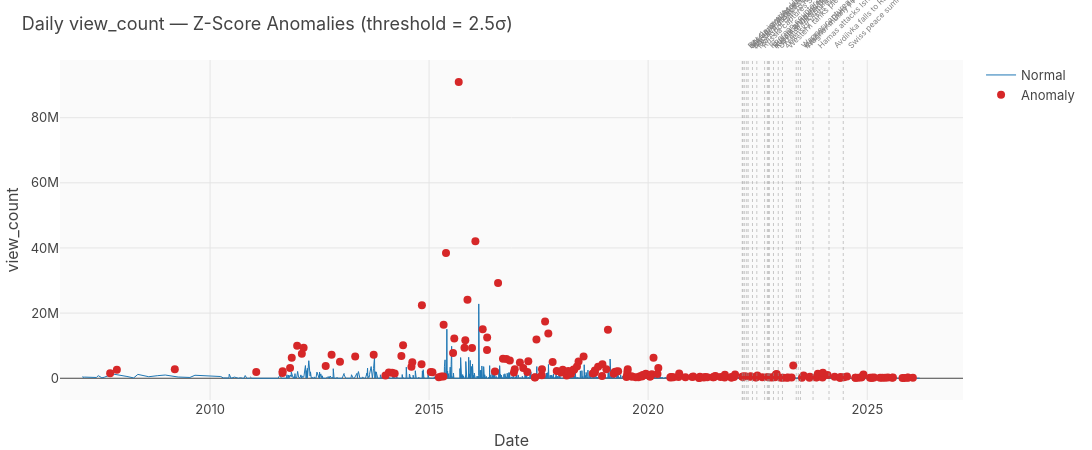
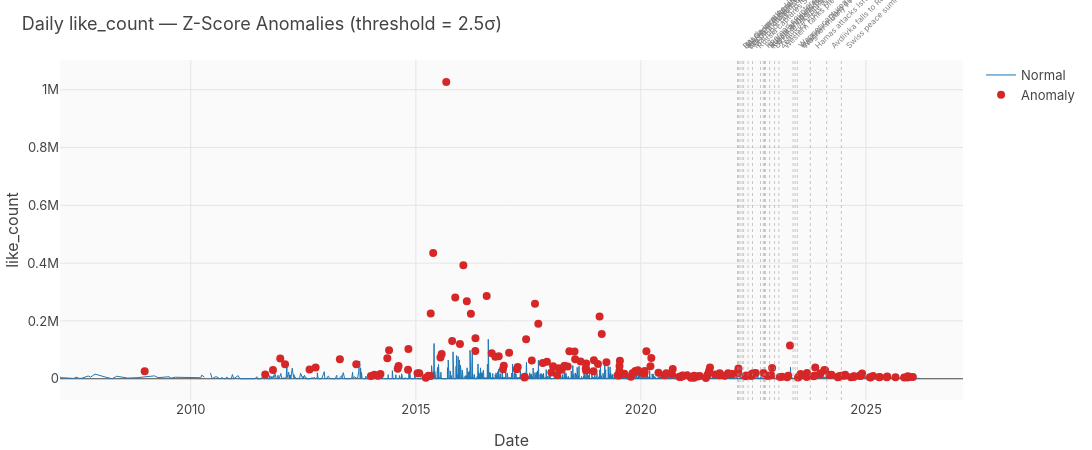
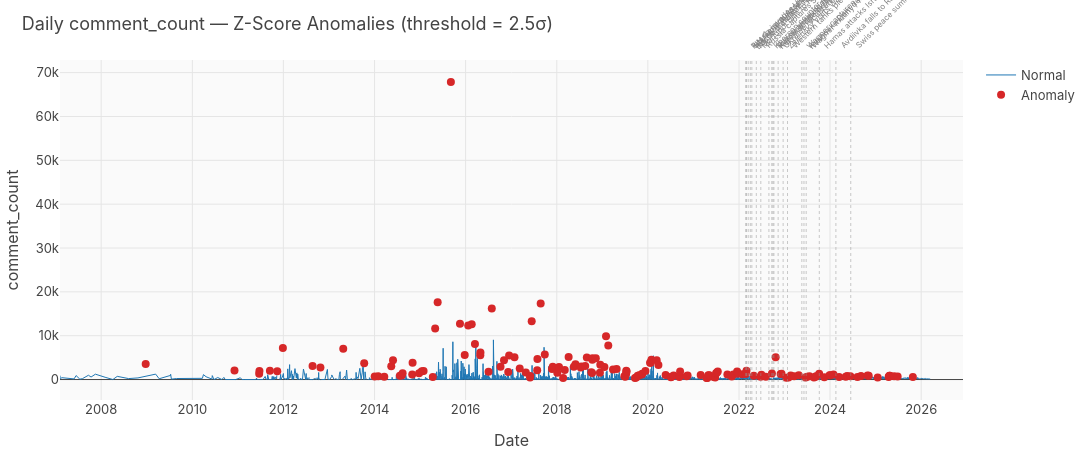

The cell these charts' notebook holds for them, in order:
### Code cell
# Visualize Z-score anomalies for each metric
for metric in ['view_count', 'like_count', 'comment_count']:
    fig = go.Figure()
    
    # Normal points
    normal = daily[~daily[f'{metric}_anomaly']]
    fig.add_trace(go.Scatter(x=normal['date'], y=normal[metric],
        mode='lines', name='Normal', line=dict(color=COLORS['primary'], width=1)))
    
    # Anomaly points
    anom = daily[daily[f'{metric}_anomaly']]
    fig.add_trace(go.Scatter(x=anom['date'], y=anom[metric],
        mode='markers', name='Anomaly',
        marker=dict(color=COLORS['anomaly'], size=8, symbol='circle')))
    
    fig = add_event_annotations(fig)
    fig.update_layout(title=f'Daily {metric} — Z-Score Anomalies (threshold = 2.5σ)',
        height=450, width=1100, xaxis_title='Date', yaxis_title=metric)
    fig.show()

### Figure 1 — Plotly figure (JSON) as saved in the notebook; plotly's stock layout.template omitted (floating-point values rounded to 4 significant figures; data arrays with more than 128 entries replaced by an {"elided": "..."} marker saying what was removed)
{"data": [{"line": {"color": "#1f77b4", "width": 1}, "mode": "lines", "name": "Normal", "type": "scatter", "x": {"elided": "4253 str values"}, "y": {"elided": "4253 float values"}}, {"marker": {"color": "#d62728", "size": 8, "symbol": "circle"}, "mode": "markers", "name": "Anomaly", "type": "scatter", "x": {"elided": "194 str values"}, "y": {"elided": "194 float values"}}], "layout": {"annotations": [{"font": {"color": "gray", "size": 8}, "showarrow": false, "text": "Russia invades Ukraine", "textangle": -45, "x": "2022-02-24T00:00:00+00:00", "xanchor": "left", "y": 1.02, "yanchor": "bottom", "yref": "paper"}, {"font": {"color": "gray", "size": 8}, "showarrow": false, "text": "UN General Assembly condemns invasion", "textangle": -45, "x": "2022-03-02T00:00:00+00:00", "xanchor": "left", "y": 1.02, "yanchor": "bottom", "yref": "paper"}, {"font": {"color": "gray", "size": 8}, "showarrow": false, "text": "Mariupol theatre airstrike", "textangle": -45, "x": "2022-03-16T00:00:00+00:00", "xanchor": "left", "y": 1.02, "yanchor": "bottom", "yref": "paper"}, {"font": {"color": "gray", "size": 8}, "showarrow": false, "text": "Bucha massacre revealed", "textangle": -45, "x": "2022-04-02T00:00:00+00:00", "xanchor": "left", "y": 1.02, "yanchor": "bottom", "yref": "paper"}, {"font": {"color": "gray", "size": 8}, "showarrow": false, "text": "Moskva cruiser sunk", "textangle": -45, "x": "2022-04-14T00:00:00+00:00", "xanchor": "left", "y": 1.02, "yanchor": "bottom", "yref": "paper"}, {"font": {"color": "gray", "size": 8}, "showarrow": false, "text": "Mariupol falls to Russia", "textangle": -45, "x": "2022-05-20T00:00:00+00:00", "xanchor": "left", "y": 1.02, "yanchor": "bottom", "yref": "paper"}, {"font": {"color": "gray", "size": 8}, "showarrow": false, "text": "Russia captures Severodonetsk", "textangle": -45, "x": "2022-06-25T00:00:00+00:00", "xanchor": "left", "y": 1.02, "yanchor": "bottom", "yref": "paper"}, {"font": {"color": "gray", "size": 8}, "showarrow": false, "text": "Kherson counter-offensive begins", "textangle": -45, "x": "2022-08-29T00:00:00+00:00", "xanchor": "left", "y": 1.02, "yanchor": "bottom", "yref": "paper"}, {"font": {"color": "gray", "size": 8}, "showarrow": false, "text": "Russia announces partial mobilization", "textangle": -45, "x": "2022-09-21T00:00:00+00:00", "xanchor": "left", "y": 1.02, "yanchor": "bottom", "yref": "paper"}, {"font": {"color": "gray", "size": 8}, "showarrow": false, "text": "Russia annexes four regions", "textangle": -45, "x": "2022-09-30T00:00:00+00:00", "xanchor": "left", "y": 1.02, "yanchor": "bottom", "yref": "paper"}, {"font": {"color": "gray", "size": 8}, "showarrow": false, "text": "Kerch Bridge explosion", "textangle": -45, "x": "2022-10-08T00:00:00+00:00", "xanchor": "left", "y": 1.02, "yanchor": "bottom", "yref": "paper"}, {"font": {"color": "gray", "size": 8}, "showarrow": false, "text": "Ukraine recaptures Kherson", "textangle": -45, "x": "2022-11-11T00:00:00+00:00", "xanchor": "left", "y": 1.02, "yanchor": "bottom", "yref": "paper"}, {"font": {"color": "gray", "size": 8}, "showarrow": false, "text": "Zelensky visits Washington", "textangle": -45, "x": "2022-12-21T00:00:00+00:00", "xanchor": "left", "y": 1.02, "yanchor": "bottom", "yref": "paper"}, {"font": {"color": "gray", "size": 8}, "showarrow": false, "text": "Western tanks pledged to Ukraine", "textangle": -45, "x": "2023-01-25T00:00:00+00:00", "xanchor": "left", "y": 1.02, "yanchor": "bottom", "yref": "paper"}, {"font": {"color": "gray", "size": 8}, "showarrow": false, "text": "Wagner captures Bakhmut", "textangle": -45, "x": "2023-05-20T00:00:00+00:00", "xanchor": "left", "y": 1.02, "yanchor": "bottom", "yref": "paper"}, {"font": {"color": "gray", "size": 8}, "showarrow": false, "text": "Kakhovka Dam destruction", "textangle": -45, "x": "2023-06-06T00:00:00+00:00", "xanchor": "left", "y": 1.02, "yanchor": "bottom", "yref": "paper"}, {"font": {"color": "gray", "size": 8}, "showarrow": false, "text": "Wagner mutiny / Prigozhin march", "textangle": -45, "x": "2023-06-24T00:00:00+00:00", "xanchor": "left", "y": 1.02, "yanchor": "bottom", "yref": "paper"}, {"font": {"color": "gray", "size": 8}, "showarrow": false, "text": "Hamas attacks Israel (attention shift)", "textangle": -45, "x": "2023-10-07T00:00:00+00:00", "xanchor": "left", "y": 1.02, "yanchor": "bottom", "yref": "paper"}, {"font": {"color": "gray", "size": 8}, "showarrow": false, "text": "Avdiivka falls to Russia", "textangle": -45, "x": "2024-02-17T00:00:00+00:00", "xanchor": "left", "y": 1.02, "yanchor": "bottom", "yref": "paper"}, {"font": {"color": "gray", "size": 8}, "showarrow": false, "text": "Swiss peace summit", "textangle": -45, "x": "2024-06-15T00:00:00+00:00", "xanchor": "left", "y": 1.02, "yanchor": "bottom", "yref": "paper"}], "height": 450, "shapes": [{"line": {"color": "rgba(150,150,150,0.5)", "dash": "dot", "width": 1}, "type": "line", "x0": "2022-02-24T00:00:00+00:00", "x1": "2022-02-24T00:00:00+00:00", "xref": "x", "y0": 0, "y1": 1, "yref": "y domain"}, {"line": {"color": "rgba(150,150,150,0.5)", "dash": "dot", "width": 1}, "type": "line", "x0": "2022-03-02T00:00:00+00:00", "x1": "2022-03-02T00:00:00+00:00", "xref": "x", "y0": 0, "y1": 1, "yref": "y domain"}, {"line": {"color": "rgba(150,150,150,0.5)", "dash": "dot", "width": 1}, "type": "line", "x0": "2022-03-16T00:00:00+00:00", "x1": "2022-03-16T00:00:00+00:00", "xref": "x", "y0": 0, "y1": 1, "yref": "y domain"}, {"line": {"color": "rgba(150,150,150,0.5)", "dash": "dot", "width": 1}, "type": "line", "x0": "2022-04-02T00:00:00+00:00", "x1": "2022-04-02T00:00:00+00:00", "xref": "x", "y0": 0, "y1": 1, "yref": "y domain"}, {"line": {"color": "rgba(150,150,150,0.5)", "dash": "dot", "width": 1}, "type": "line", "x0": "2022-04-14T00:00:00+00:00", "x1": "2022-04-14T00:00:00+00:00", "xref": "x", "y0": 0, "y1": 1, "yref": "y domain"}, {"line": {"color": "rgba(150,150,150,0.5)", "dash": "dot", "width": 1}, "type": "line", "x0": "2022-05-20T00:00:00+00:00", "x1": "2022-05-20T00:00:00+00:00", "xref": "x", "y0": 0, "y1": 1, "yref": "y domain"}, {"line": {"color": "rgba(150,150,150,0.5)", "dash": "dot", "width": 1}, "type": "line", "x0": "2022-06-25T00:00:00+00:00", "x1": "2022-06-25T00:00:00+00:00", "xref": "x", "y0": 0, "y1": 1, "yref": "y domain"}, {"line": {"color": "rgba(150,150,150,0.5)", "dash": "dot", "width": 1}, "type": "line", "x0": "2022-08-29T00:00:00+00:00", "x1": "2022-08-29T00:00:00+00:00", "xref": "x", "y0": 0, "y1": 1, "yref": "y domain"}, {"line": {"color": "rgba(150,150,150,0.5)", "dash": "dot", "width": 1}, "type": "line", "x0": "2022-09-21T00:00:00+00:00", "x1": "2022-09-21T00:00:00+00:00", "xref": "x", "y0": 0, "y1": 1, "yref": "y domain"}, {"line": {"color": "rgba(150,150,150,0.5)", "dash": "dot", "width": 1}, "type": "line", "x0": "2022-09-30T00:00:00+00:00", "x1": "2022-09-30T00:00:00+00:00", "xref": "x", "y0": 0, "y1": 1, "yref": "y domain"}, {"line": {"color": "rgba(150,150,150,0.5)", "dash": "dot", "width": 1}, "type": "line", "x0": "2022-10-08T00:00:00+00:00", "x1": "2022-10-08T00:00:00+00:00", "xref": "x", "y0": 0, "y1": 1, "yref": "y domain"}, {"line": {"color": "rgba(150,150,150,0.5)", "dash": "dot", "width": 1}, "type": "line", "x0": "2022-11-11T00:00:00+00:00", "x1": "2022-11-11T00:00:00+00:00", "xref": "x", "y0": 0, "y1": 1, "yref": "y domain"}, {"line": {"color": "rgba(150,150,150,0.5)", "dash": "dot", "width": 1}, "type": "line", "x0": "2022-12-21T00:00:00+00:00", "x1": "2022-12-21T00:00:00+00:00", "xref": "x", "y0": 0, "y1": 1, "yref": "y domain"}, {"line": {"color": "rgba(150,150,150,0.5)", "dash": "dot", "width": 1}, "type": "line", "x0": "2023-01-25T00:00:00+00:00", "x1": "2023-01-25T00:00:00+00:00", "xref": "x", "y0": 0, "y1": 1, "yref": "y domain"}, {"line": {"color": "rgba(150,150,150,0.5)", "dash": "dot", "width": 1}, "type": "line", "x0": "2023-05-20T00:00:00+00:00", "x1": "2023-05-20T00:00:00+00:00", "xref": "x", "y0": 0, "y1": 1, "yref": "y domain"}, {"line": {"color": "rgba(150,150,150,0.5)", "dash": "dot", "width": 1}, "type": "line", "x0": "2023-06-06T00:00:00+00:00", "x1": "2023-06-06T00:00:00+00:00", "xref": "x", "y0": 0, "y1": 1, "yref": "y domain"}, {"line": {"color": "rgba(150,150,150,0.5)", "dash": "dot", "width": 1}, "type": "line", "x0": "2023-06-24T00:00:00+00:00", "x1": "2023-06-24T00:00:00+00:00", "xref": "x", "y0": 0, "y1": 1, "yref": "y domain"}, {"line": {"color": "rgba(150,150,150,0.5)", "dash": "dot", "width": 1}, "type": "line", "x0": "2023-10-07T00:00:00+00:00", "x1": "2023-10-07T00:00:00+00:00", "xref": "x", "y0": 0, "y1": 1, "yref": "y domain"}, {"line": {"color": "rgba(150,150,150,0.5)", "dash": "dot", "width": 1}, "type": "line", "x0": "2024-02-17T00:00:00+00:00", "x1": "2024-02-17T00:00:00+00:00", "xref": "x", "y0": 0, "y1": 1, "yref": "y domain"}, {"line": {"color": "rgba(150,150,150,0.5)", "dash": "dot", "width": 1}, "type": "line", "x0": "2024-06-15T00:00:00+00:00", "x1": "2024-06-15T00:00:00+00:00", "xref": "x", "y0": 0, "y1": 1, "yref": "y domain"}], "title": {"text": "Daily view_count — Z-Score Anomalies (threshold = 2.5σ)"}, "width": 1100, "xaxis": {"title": {"text": "Date"}}, "yaxis": {"title": {"text": "view_count"}}}}

### Figure 2 — Plotly figure (JSON) as saved in the notebook; plotly's stock layout.template omitted (floating-point values rounded to 4 significant figures; data arrays with more than 128 entries replaced by an {"elided": "..."} marker saying what was removed)
{"data": [{"line": {"color": "#1f77b4", "width": 1}, "mode": "lines", "name": "Normal", "type": "scatter", "x": {"elided": "4263 str values"}, "y": {"elided": "4263 float values"}}, {"marker": {"color": "#d62728", "size": 8, "symbol": "circle"}, "mode": "markers", "name": "Anomaly", "type": "scatter", "x": {"elided": "184 str values"}, "y": {"elided": "184 float values"}}], "layout": {"annotations": [{"font": {"color": "gray", "size": 8}, "showarrow": false, "text": "Russia invades Ukraine", "textangle": -45, "x": "2022-02-24T00:00:00+00:00", "xanchor": "left", "y": 1.02, "yanchor": "bottom", "yref": "paper"}, {"font": {"color": "gray", "size": 8}, "showarrow": false, "text": "UN General Assembly condemns invasion", "textangle": -45, "x": "2022-03-02T00:00:00+00:00", "xanchor": "left", "y": 1.02, "yanchor": "bottom", "yref": "paper"}, {"font": {"color": "gray", "size": 8}, "showarrow": false, "text": "Mariupol theatre airstrike", "textangle": -45, "x": "2022-03-16T00:00:00+00:00", "xanchor": "left", "y": 1.02, "yanchor": "bottom", "yref": "paper"}, {"font": {"color": "gray", "size": 8}, "showarrow": false, "text": "Bucha massacre revealed", "textangle": -45, "x": "2022-04-02T00:00:00+00:00", "xanchor": "left", "y": 1.02, "yanchor": "bottom", "yref": "paper"}, {"font": {"color": "gray", "size": 8}, "showarrow": false, "text": "Moskva cruiser sunk", "textangle": -45, "x": "2022-04-14T00:00:00+00:00", "xanchor": "left", "y": 1.02, "yanchor": "bottom", "yref": "paper"}, {"font": {"color": "gray", "size": 8}, "showarrow": false, "text": "Mariupol falls to Russia", "textangle": -45, "x": "2022-05-20T00:00:00+00:00", "xanchor": "left", "y": 1.02, "yanchor": "bottom", "yref": "paper"}, {"font": {"color": "gray", "size": 8}, "showarrow": false, "text": "Russia captures Severodonetsk", "textangle": -45, "x": "2022-06-25T00:00:00+00:00", "xanchor": "left", "y": 1.02, "yanchor": "bottom", "yref": "paper"}, {"font": {"color": "gray", "size": 8}, "showarrow": false, "text": "Kherson counter-offensive begins", "textangle": -45, "x": "2022-08-29T00:00:00+00:00", "xanchor": "left", "y": 1.02, "yanchor": "bottom", "yref": "paper"}, {"font": {"color": "gray", "size": 8}, "showarrow": false, "text": "Russia announces partial mobilization", "textangle": -45, "x": "2022-09-21T00:00:00+00:00", "xanchor": "left", "y": 1.02, "yanchor": "bottom", "yref": "paper"}, {"font": {"color": "gray", "size": 8}, "showarrow": false, "text": "Russia annexes four regions", "textangle": -45, "x": "2022-09-30T00:00:00+00:00", "xanchor": "left", "y": 1.02, "yanchor": "bottom", "yref": "paper"}, {"font": {"color": "gray", "size": 8}, "showarrow": false, "text": "Kerch Bridge explosion", "textangle": -45, "x": "2022-10-08T00:00:00+00:00", "xanchor": "left", "y": 1.02, "yanchor": "bottom", "yref": "paper"}, {"font": {"color": "gray", "size": 8}, "showarrow": false, "text": "Ukraine recaptures Kherson", "textangle": -45, "x": "2022-11-11T00:00:00+00:00", "xanchor": "left", "y": 1.02, "yanchor": "bottom", "yref": "paper"}, {"font": {"color": "gray", "size": 8}, "showarrow": false, "text": "Zelensky visits Washington", "textangle": -45, "x": "2022-12-21T00:00:00+00:00", "xanchor": "left", "y": 1.02, "yanchor": "bottom", "yref": "paper"}, {"font": {"color": "gray", "size": 8}, "showarrow": false, "text": "Western tanks pledged to Ukraine", "textangle": -45, "x": "2023-01-25T00:00:00+00:00", "xanchor": "left", "y": 1.02, "yanchor": "bottom", "yref": "paper"}, {"font": {"color": "gray", "size": 8}, "showarrow": false, "text": "Wagner captures Bakhmut", "textangle": -45, "x": "2023-05-20T00:00:00+00:00", "xanchor": "left", "y": 1.02, "yanchor": "bottom", "yref": "paper"}, {"font": {"color": "gray", "size": 8}, "showarrow": false, "text": "Kakhovka Dam destruction", "textangle": -45, "x": "2023-06-06T00:00:00+00:00", "xanchor": "left", "y": 1.02, "yanchor": "bottom", "yref": "paper"}, {"font": {"color": "gray", "size": 8}, "showarrow": false, "text": "Wagner mutiny / Prigozhin march", "textangle": -45, "x": "2023-06-24T00:00:00+00:00", "xanchor": "left", "y": 1.02, "yanchor": "bottom", "yref": "paper"}, {"font": {"color": "gray", "size": 8}, "showarrow": false, "text": "Hamas attacks Israel (attention shift)", "textangle": -45, "x": "2023-10-07T00:00:00+00:00", "xanchor": "left", "y": 1.02, "yanchor": "bottom", "yref": "paper"}, {"font": {"color": "gray", "size": 8}, "showarrow": false, "text": "Avdiivka falls to Russia", "textangle": -45, "x": "2024-02-17T00:00:00+00:00", "xanchor": "left", "y": 1.02, "yanchor": "bottom", "yref": "paper"}, {"font": {"color": "gray", "size": 8}, "showarrow": false, "text": "Swiss peace summit", "textangle": -45, "x": "2024-06-15T00:00:00+00:00", "xanchor": "left", "y": 1.02, "yanchor": "bottom", "yref": "paper"}], "height": 450, "shapes": [{"line": {"color": "rgba(150,150,150,0.5)", "dash": "dot", "width": 1}, "type": "line", "x0": "2022-02-24T00:00:00+00:00", "x1": "2022-02-24T00:00:00+00:00", "xref": "x", "y0": 0, "y1": 1, "yref": "y domain"}, {"line": {"color": "rgba(150,150,150,0.5)", "dash": "dot", "width": 1}, "type": "line", "x0": "2022-03-02T00:00:00+00:00", "x1": "2022-03-02T00:00:00+00:00", "xref": "x", "y0": 0, "y1": 1, "yref": "y domain"}, {"line": {"color": "rgba(150,150,150,0.5)", "dash": "dot", "width": 1}, "type": "line", "x0": "2022-03-16T00:00:00+00:00", "x1": "2022-03-16T00:00:00+00:00", "xref": "x", "y0": 0, "y1": 1, "yref": "y domain"}, {"line": {"color": "rgba(150,150,150,0.5)", "dash": "dot", "width": 1}, "type": "line", "x0": "2022-04-02T00:00:00+00:00", "x1": "2022-04-02T00:00:00+00:00", "xref": "x", "y0": 0, "y1": 1, "yref": "y domain"}, {"line": {"color": "rgba(150,150,150,0.5)", "dash": "dot", "width": 1}, "type": "line", "x0": "2022-04-14T00:00:00+00:00", "x1": "2022-04-14T00:00:00+00:00", "xref": "x", "y0": 0, "y1": 1, "yref": "y domain"}, {"line": {"color": "rgba(150,150,150,0.5)", "dash": "dot", "width": 1}, "type": "line", "x0": "2022-05-20T00:00:00+00:00", "x1": "2022-05-20T00:00:00+00:00", "xref": "x", "y0": 0, "y1": 1, "yref": "y domain"}, {"line": {"color": "rgba(150,150,150,0.5)", "dash": "dot", "width": 1}, "type": "line", "x0": "2022-06-25T00:00:00+00:00", "x1": "2022-06-25T00:00:00+00:00", "xref": "x", "y0": 0, "y1": 1, "yref": "y domain"}, {"line": {"color": "rgba(150,150,150,0.5)", "dash": "dot", "width": 1}, "type": "line", "x0": "2022-08-29T00:00:00+00:00", "x1": "2022-08-29T00:00:00+00:00", "xref": "x", "y0": 0, "y1": 1, "yref": "y domain"}, {"line": {"color": "rgba(150,150,150,0.5)", "dash": "dot", "width": 1}, "type": "line", "x0": "2022-09-21T00:00:00+00:00", "x1": "2022-09-21T00:00:00+00:00", "xref": "x", "y0": 0, "y1": 1, "yref": "y domain"}, {"line": {"color": "rgba(150,150,150,0.5)", "dash": "dot", "width": 1}, "type": "line", "x0": "2022-09-30T00:00:00+00:00", "x1": "2022-09-30T00:00:00+00:00", "xref": "x", "y0": 0, "y1": 1, "yref": "y domain"}, {"line": {"color": "rgba(150,150,150,0.5)", "dash": "dot", "width": 1}, "type": "line", "x0": "2022-10-08T00:00:00+00:00", "x1": "2022-10-08T00:00:00+00:00", "xref": "x", "y0": 0, "y1": 1, "yref": "y domain"}, {"line": {"color": "rgba(150,150,150,0.5)", "dash": "dot", "width": 1}, "type": "line", "x0": "2022-11-11T00:00:00+00:00", "x1": "2022-11-11T00:00:00+00:00", "xref": "x", "y0": 0, "y1": 1, "yref": "y domain"}, {"line": {"color": "rgba(150,150,150,0.5)", "dash": "dot", "width": 1}, "type": "line", "x0": "2022-12-21T00:00:00+00:00", "x1": "2022-12-21T00:00:00+00:00", "xref": "x", "y0": 0, "y1": 1, "yref": "y domain"}, {"line": {"color": "rgba(150,150,150,0.5)", "dash": "dot", "width": 1}, "type": "line", "x0": "2023-01-25T00:00:00+00:00", "x1": "2023-01-25T00:00:00+00:00", "xref": "x", "y0": 0, "y1": 1, "yref": "y domain"}, {"line": {"color": "rgba(150,150,150,0.5)", "dash": "dot", "width": 1}, "type": "line", "x0": "2023-05-20T00:00:00+00:00", "x1": "2023-05-20T00:00:00+00:00", "xref": "x", "y0": 0, "y1": 1, "yref": "y domain"}, {"line": {"color": "rgba(150,150,150,0.5)", "dash": "dot", "width": 1}, "type": "line", "x0": "2023-06-06T00:00:00+00:00", "x1": "2023-06-06T00:00:00+00:00", "xref": "x", "y0": 0, "y1": 1, "yref": "y domain"}, {"line": {"color": "rgba(150,150,150,0.5)", "dash": "dot", "width": 1}, "type": "line", "x0": "2023-06-24T00:00:00+00:00", "x1": "2023-06-24T00:00:00+00:00", "xref": "x", "y0": 0, "y1": 1, "yref": "y domain"}, {"line": {"color": "rgba(150,150,150,0.5)", "dash": "dot", "width": 1}, "type": "line", "x0": "2023-10-07T00:00:00+00:00", "x1": "2023-10-07T00:00:00+00:00", "xref": "x", "y0": 0, "y1": 1, "yref": "y domain"}, {"line": {"color": "rgba(150,150,150,0.5)", "dash": "dot", "width": 1}, "type": "line", "x0": "2024-02-17T00:00:00+00:00", "x1": "2024-02-17T00:00:00+00:00", "xref": "x", "y0": 0, "y1": 1, "yref": "y domain"}, {"line": {"color": "rgba(150,150,150,0.5)", "dash": "dot", "width": 1}, "type": "line", "x0": "2024-06-15T00:00:00+00:00", "x1": "2024-06-15T00:00:00+00:00", "xref": "x", "y0": 0, "y1": 1, "yref": "y domain"}], "title": {"text": "Daily like_count — Z-Score Anomalies (threshold = 2.5σ)"}, "width": 1100, "xaxis": {"title": {"text": "Date"}}, "yaxis": {"title": {"text": "like_count"}}}}

### Figure 3 — Plotly figure (JSON) as saved in the notebook; plotly's stock layout.template omitted (floating-point values rounded to 4 significant figures; data arrays with more than 128 entries replaced by an {"elided": "..."} marker saying what was removed)
{"data": [{"line": {"color": "#1f77b4", "width": 1}, "mode": "lines", "name": "Normal", "type": "scatter", "x": {"elided": "4287 str values"}, "y": {"elided": "4287 float values"}}, {"marker": {"color": "#d62728", "size": 8, "symbol": "circle"}, "mode": "markers", "name": "Anomaly", "type": "scatter", "x": {"elided": "160 str values"}, "y": {"elided": "160 float values"}}], "layout": {"annotations": [{"font": {"color": "gray", "size": 8}, "showarrow": false, "text": "Russia invades Ukraine", "textangle": -45, "x": "2022-02-24T00:00:00+00:00", "xanchor": "left", "y": 1.02, "yanchor": "bottom", "yref": "paper"}, {"font": {"color": "gray", "size": 8}, "showarrow": false, "text": "UN General Assembly condemns invasion", "textangle": -45, "x": "2022-03-02T00:00:00+00:00", "xanchor": "left", "y": 1.02, "yanchor": "bottom", "yref": "paper"}, {"font": {"color": "gray", "size": 8}, "showarrow": false, "text": "Mariupol theatre airstrike", "textangle": -45, "x": "2022-03-16T00:00:00+00:00", "xanchor": "left", "y": 1.02, "yanchor": "bottom", "yref": "paper"}, {"font": {"color": "gray", "size": 8}, "showarrow": false, "text": "Bucha massacre revealed", "textangle": -45, "x": "2022-04-02T00:00:00+00:00", "xanchor": "left", "y": 1.02, "yanchor": "bottom", "yref": "paper"}, {"font": {"color": "gray", "size": 8}, "showarrow": false, "text": "Moskva cruiser sunk", "textangle": -45, "x": "2022-04-14T00:00:00+00:00", "xanchor": "left", "y": 1.02, "yanchor": "bottom", "yref": "paper"}, {"font": {"color": "gray", "size": 8}, "showarrow": false, "text": "Mariupol falls to Russia", "textangle": -45, "x": "2022-05-20T00:00:00+00:00", "xanchor": "left", "y": 1.02, "yanchor": "bottom", "yref": "paper"}, {"font": {"color": "gray", "size": 8}, "showarrow": false, "text": "Russia captures Severodonetsk", "textangle": -45, "x": "2022-06-25T00:00:00+00:00", "xanchor": "left", "y": 1.02, "yanchor": "bottom", "yref": "paper"}, {"font": {"color": "gray", "size": 8}, "showarrow": false, "text": "Kherson counter-offensive begins", "textangle": -45, "x": "2022-08-29T00:00:00+00:00", "xanchor": "left", "y": 1.02, "yanchor": "bottom", "yref": "paper"}, {"font": {"color": "gray", "size": 8}, "showarrow": false, "text": "Russia announces partial mobilization", "textangle": -45, "x": "2022-09-21T00:00:00+00:00", "xanchor": "left", "y": 1.02, "yanchor": "bottom", "yref": "paper"}, {"font": {"color": "gray", "size": 8}, "showarrow": false, "text": "Russia annexes four regions", "textangle": -45, "x": "2022-09-30T00:00:00+00:00", "xanchor": "left", "y": 1.02, "yanchor": "bottom", "yref": "paper"}, {"font": {"color": "gray", "size": 8}, "showarrow": false, "text": "Kerch Bridge explosion", "textangle": -45, "x": "2022-10-08T00:00:00+00:00", "xanchor": "left", "y": 1.02, "yanchor": "bottom", "yref": "paper"}, {"font": {"color": "gray", "size": 8}, "showarrow": false, "text": "Ukraine recaptures Kherson", "textangle": -45, "x": "2022-11-11T00:00:00+00:00", "xanchor": "left", "y": 1.02, "yanchor": "bottom", "yref": "paper"}, {"font": {"color": "gray", "size": 8}, "showarrow": false, "text": "Zelensky visits Washington", "textangle": -45, "x": "2022-12-21T00:00:00+00:00", "xanchor": "left", "y": 1.02, "yanchor": "bottom", "yref": "paper"}, {"font": {"color": "gray", "size": 8}, "showarrow": false, "text": "Western tanks pledged to Ukraine", "textangle": -45, "x": "2023-01-25T00:00:00+00:00", "xanchor": "left", "y": 1.02, "yanchor": "bottom", "yref": "paper"}, {"font": {"color": "gray", "size": 8}, "showarrow": false, "text": "Wagner captures Bakhmut", "textangle": -45, "x": "2023-05-20T00:00:00+00:00", "xanchor": "left", "y": 1.02, "yanchor": "bottom", "yref": "paper"}, {"font": {"color": "gray", "size": 8}, "showarrow": false, "text": "Kakhovka Dam destruction", "textangle": -45, "x": "2023-06-06T00:00:00+00:00", "xanchor": "left", "y": 1.02, "yanchor": "bottom", "yref": "paper"}, {"font": {"color": "gray", "size": 8}, "showarrow": false, "text": "Wagner mutiny / Prigozhin march", "textangle": -45, "x": "2023-06-24T00:00:00+00:00", "xanchor": "left", "y": 1.02, "yanchor": "bottom", "yref": "paper"}, {"font": {"color": "gray", "size": 8}, "showarrow": false, "text": "Hamas attacks Israel (attention shift)", "textangle": -45, "x": "2023-10-07T00:00:00+00:00", "xanchor": "left", "y": 1.02, "yanchor": "bottom", "yref": "paper"}, {"font": {"color": "gray", "size": 8}, "showarrow": false, "text": "Avdiivka falls to Russia", "textangle": -45, "x": "2024-02-17T00:00:00+00:00", "xanchor": "left", "y": 1.02, "yanchor": "bottom", "yref": "paper"}, {"font": {"color": "gray", "size": 8}, "showarrow": false, "text": "Swiss peace summit", "textangle": -45, "x": "2024-06-15T00:00:00+00:00", "xanchor": "left", "y": 1.02, "yanchor": "bottom", "yref": "paper"}], "height": 450, "shapes": [{"line": {"color": "rgba(150,150,150,0.5)", "dash": "dot", "width": 1}, "type": "line", "x0": "2022-02-24T00:00:00+00:00", "x1": "2022-02-24T00:00:00+00:00", "xref": "x", "y0": 0, "y1": 1, "yref": "y domain"}, {"line": {"color": "rgba(150,150,150,0.5)", "dash": "dot", "width": 1}, "type": "line", "x0": "2022-03-02T00:00:00+00:00", "x1": "2022-03-02T00:00:00+00:00", "xref": "x", "y0": 0, "y1": 1, "yref": "y domain"}, {"line": {"color": "rgba(150,150,150,0.5)", "dash": "dot", "width": 1}, "type": "line", "x0": "2022-03-16T00:00:00+00:00", "x1": "2022-03-16T00:00:00+00:00", "xref": "x", "y0": 0, "y1": 1, "yref": "y domain"}, {"line": {"color": "rgba(150,150,150,0.5)", "dash": "dot", "width": 1}, "type": "line", "x0": "2022-04-02T00:00:00+00:00", "x1": "2022-04-02T00:00:00+00:00", "xref": "x", "y0": 0, "y1": 1, "yref": "y domain"}, {"line": {"color": "rgba(150,150,150,0.5)", "dash": "dot", "width": 1}, "type": "line", "x0": "2022-04-14T00:00:00+00:00", "x1": "2022-04-14T00:00:00+00:00", "xref": "x", "y0": 0, "y1": 1, "yref": "y domain"}, {"line": {"color": "rgba(150,150,150,0.5)", "dash": "dot", "width": 1}, "type": "line", "x0": "2022-05-20T00:00:00+00:00", "x1": "2022-05-20T00:00:00+00:00", "xref": "x", "y0": 0, "y1": 1, "yref": "y domain"}, {"line": {"color": "rgba(150,150,150,0.5)", "dash": "dot", "width": 1}, "type": "line", "x0": "2022-06-25T00:00:00+00:00", "x1": "2022-06-25T00:00:00+00:00", "xref": "x", "y0": 0, "y1": 1, "yref": "y domain"}, {"line": {"color": "rgba(150,150,150,0.5)", "dash": "dot", "width": 1}, "type": "line", "x0": "2022-08-29T00:00:00+00:00", "x1": "2022-08-29T00:00:00+00:00", "xref": "x", "y0": 0, "y1": 1, "yref": "y domain"}, {"line": {"color": "rgba(150,150,150,0.5)", "dash": "dot", "width": 1}, "type": "line", "x0": "2022-09-21T00:00:00+00:00", "x1": "2022-09-21T00:00:00+00:00", "xref": "x", "y0": 0, "y1": 1, "yref": "y domain"}, {"line": {"color": "rgba(150,150,150,0.5)", "dash": "dot", "width": 1}, "type": "line", "x0": "2022-09-30T00:00:00+00:00", "x1": "2022-09-30T00:00:00+00:00", "xref": "x", "y0": 0, "y1": 1, "yref": "y domain"}, {"line": {"color": "rgba(150,150,150,0.5)", "dash": "dot", "width": 1}, "type": "line", "x0": "2022-10-08T00:00:00+00:00", "x1": "2022-10-08T00:00:00+00:00", "xref": "x", "y0": 0, "y1": 1, "yref": "y domain"}, {"line": {"color": "rgba(150,150,150,0.5)", "dash": "dot", "width": 1}, "type": "line", "x0": "2022-11-11T00:00:00+00:00", "x1": "2022-11-11T00:00:00+00:00", "xref": "x", "y0": 0, "y1": 1, "yref": "y domain"}, {"line": {"color": "rgba(150,150,150,0.5)", "dash": "dot", "width": 1}, "type": "line", "x0": "2022-12-21T00:00:00+00:00", "x1": "2022-12-21T00:00:00+00:00", "xref": "x", "y0": 0, "y1": 1, "yref": "y domain"}, {"line": {"color": "rgba(150,150,150,0.5)", "dash": "dot", "width": 1}, "type": "line", "x0": "2023-01-25T00:00:00+00:00", "x1": "2023-01-25T00:00:00+00:00", "xref": "x", "y0": 0, "y1": 1, "yref": "y domain"}, {"line": {"color": "rgba(150,150,150,0.5)", "dash": "dot", "width": 1}, "type": "line", "x0": "2023-05-20T00:00:00+00:00", "x1": "2023-05-20T00:00:00+00:00", "xref": "x", "y0": 0, "y1": 1, "yref": "y domain"}, {"line": {"color": "rgba(150,150,150,0.5)", "dash": "dot", "width": 1}, "type": "line", "x0": "2023-06-06T00:00:00+00:00", "x1": "2023-06-06T00:00:00+00:00", "xref": "x", "y0": 0, "y1": 1, "yref": "y domain"}, {"line": {"color": "rgba(150,150,150,0.5)", "dash": "dot", "width": 1}, "type": "line", "x0": "2023-06-24T00:00:00+00:00", "x1": "2023-06-24T00:00:00+00:00", "xref": "x", "y0": 0, "y1": 1, "yref": "y domain"}, {"line": {"color": "rgba(150,150,150,0.5)", "dash": "dot", "width": 1}, "type": "line", "x0": "2023-10-07T00:00:00+00:00", "x1": "2023-10-07T00:00:00+00:00", "xref": "x", "y0": 0, "y1": 1, "yref": "y domain"}, {"line": {"color": "rgba(150,150,150,0.5)", "dash": "dot", "width": 1}, "type": "line", "x0": "2024-02-17T00:00:00+00:00", "x1": "2024-02-17T00:00:00+00:00", "xref": "x", "y0": 0, "y1": 1, "yref": "y domain"}, {"line": {"color": "rgba(150,150,150,0.5)", "dash": "dot", "width": 1}, "type": "line", "x0": "2024-06-15T00:00:00+00:00", "x1": "2024-06-15T00:00:00+00:00", "xref": "x", "y0": 0, "y1": 1, "yref": "y domain"}], "title": {"text": "Daily comment_count — Z-Score Anomalies (threshold = 2.5σ)"}, "width": 1100, "xaxis": {"title": {"text": "Date"}}, "yaxis": {"title": {"text": "comment_count"}}}}
